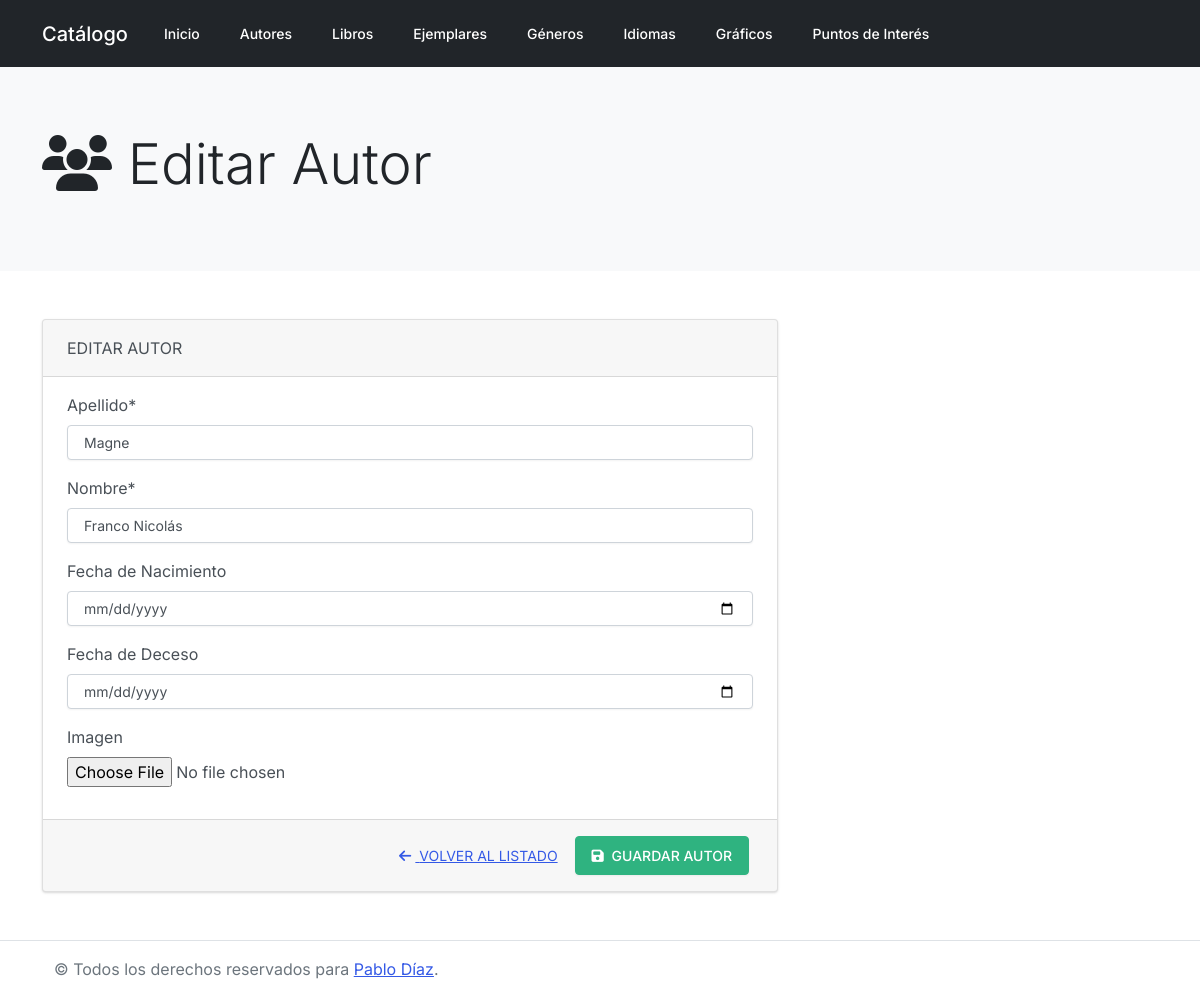
The page /catalogo/autor/actualizar/62 on the database as committed earlier.
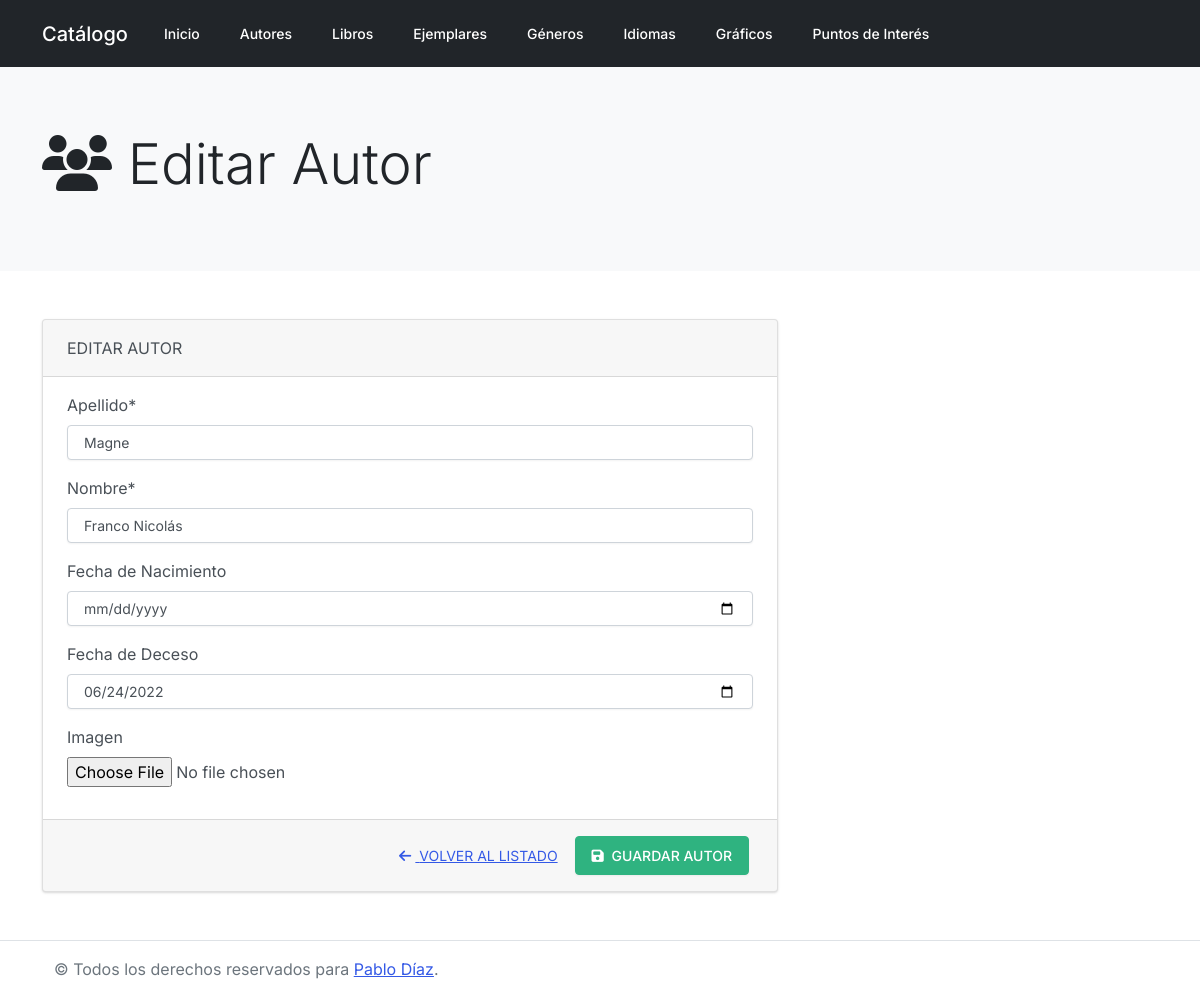
The same page on the database as committed later.
### catalogo/models.py (models this page shows, shortened)
class Autor(models.Model):
    nombre = models.CharField(max_length=50)
    apellido = models.CharField(max_length=50)
    fechaNac = models.DateField(null=True, blank=True)
    fechaDeceso = models.DateField('Fallecido', null=True, blank=True)
    image=models.ImageField(upload_to='catalogo/upload/img', null=True, blank=True)
    class Meta:
        ordering = ["-id", "apellido", "nombre"]

### catalogo/views.py (the view)
# urls.py: path('autor/actualizar/<pk>', views.author_update, name='author_update'),
def author_update(request, pk):
    author = get_object_or_404(Autor, pk=pk)
    if request.method == "POST":
        form = AuthorForm(request.POST, request.FILES, instance=author)
        context = {
            'form': form
        }
        if form.is_valid():
            author.apellido = form.cleaned_data['apellido']
            author.nombre = form.cleaned_data['nombre']
            author.fechaNac = form.cleaned_data['fechaNac']
            author.fechaDeceso = form.cleaned_data['fechaDeceso']
            if len(request.FILES) != 0:
                author.image = form.cleaned_data['image']
            author.save()
            messages.success(request, "¡Autor actualizado exitosamente!")
            return redirect('author_list')
        else:
            return render(request, 'authors/edit.html', context)
    else:
        form = AuthorForm(instance=author)
        context = {
            'form': form
        }
    return render(request, 'authors/edit.html', context)

### catalogo/forms.py (shortened to what this page needs)
class AuthorForm(forms.ModelForm):
    def __init__(self, *args, **kwargs):
        super(AuthorForm, self).__init__(*args, **kwargs)
        self.fields['apellido'].label = "Apellido"
        self.fields['nombre'].label = "Nombre"
        self.fields['fechaNac'].label = "Fecha de Nacimiento"
        self.fields['fechaDeceso'].label = "Fecha de Deceso"
        self.fields['image'].label = "Imagen"
    class Meta:
        model = Autor
        fields = ('apellido', 'nombre','fechaNac', 'fechaDeceso', 'image')
        widgets = {
            'fechaNac': NumberInput(attrs={'type': 'date'}),
            'fechaDeceso': NumberInput(attrs={'type': 'date'}),
        }

### catalogo/templates/authors/edit.html
{% extends "base.html" %}
{% block jumbotron %}
    {% include "partials/jumbotron.html" with icon="<i class='fas fa-users'></i>" title="Editar Autor" %}
{% endblock %}
{% block content %}
    <div class="row">
        <div class="col-12 col-md-8">
            {% include "authors/partials/form.html" with card_header="Editar Autor" %}
        </div>
    </div>
{% endblock %}

### catalogo/templates/authors/partials/form.html (shortened to what this page needs)
{% load crispy_forms_tags %}
<form method="POST" class="card" enctype="multipart/form-data" novalidate>
    <div class="card-header">
        {{ card_header|upper }}
    </div>
    <div class="card-body">
        {{ form|crispy}}
    </div>
    <div class="card-footer d-flex justify-content-end">
        <a href="{% url 'author_list' %}" class="btn btn-link">
            <i class="fas fa-arrow-left mr-1"></i> VOLVER AL LISTADO
        </a>
        <button type="submit" class="btn btn-success mr-1">
            <i class="fas fa-save mr-1"></i> GUARDAR AUTOR
        </button>
    </div>
</form>

Rows that differ between the two databases and show on the page:
changed Autor "Magne": fechaDeceso (not shown) → "06/24/2022"
